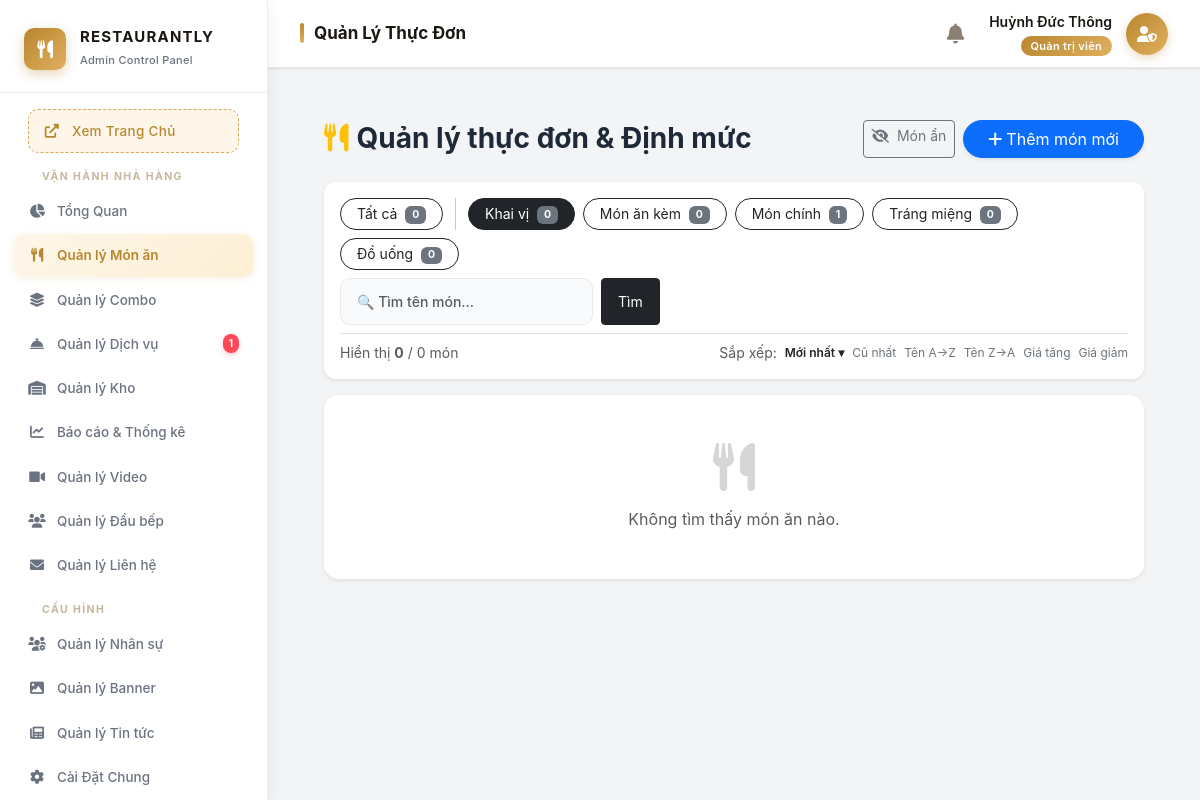
The app's page /admin/controllers/FoodController.php?filter=Khai+vị (signed in), older data.
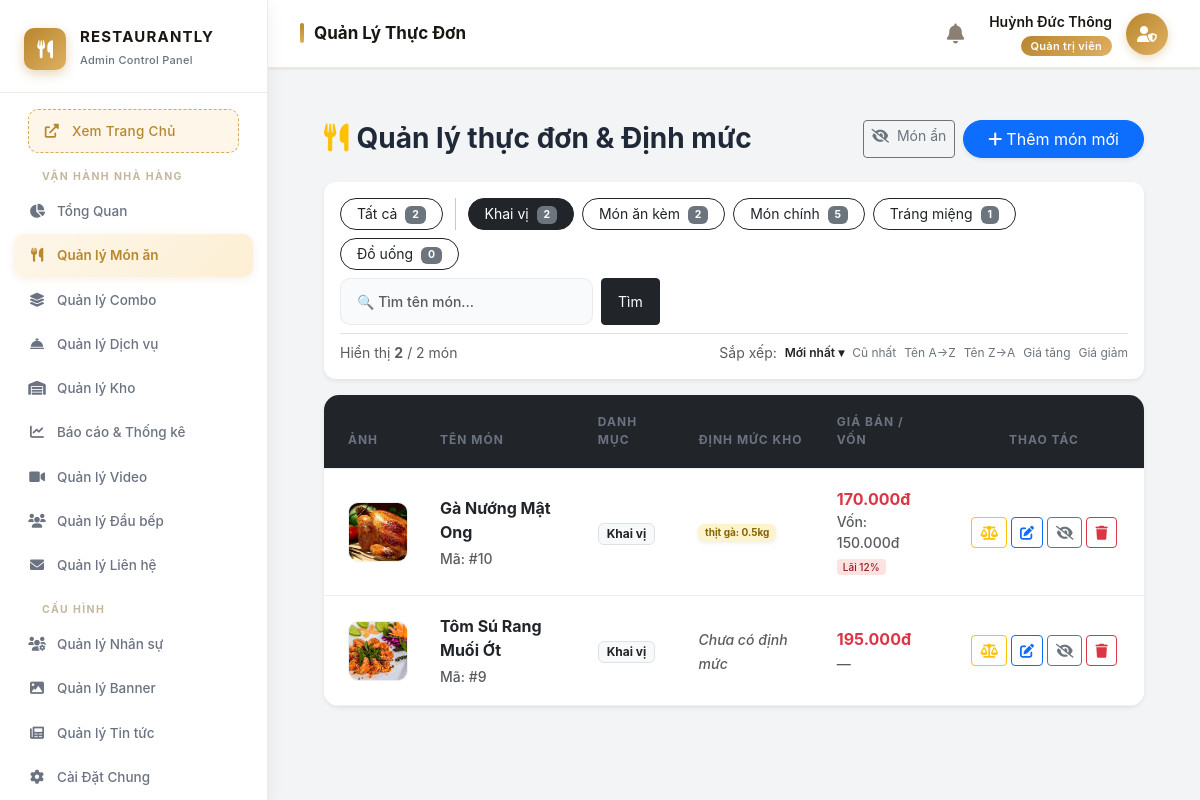
The same page, newer data.
### tables this page shows
CREATE TABLE `categories` (
  `id` int(11) NOT NULL,
  `name` varchar(100) NOT NULL
);

CREATE TABLE `foods` (
  `id` int(11) NOT NULL,
  `category_id` int(11) DEFAULT NULL,
  `name` varchar(255) NOT NULL,
  `price` decimal(15,2) NOT NULL,
  `image` varchar(255) DEFAULT NULL,
  `description` text DEFAULT NULL,
  `status` tinyint(1) DEFAULT 1,
  `is_active` tinyint(1) NOT NULL DEFAULT 1,
  `is_chef_recommended` tinyint(1) DEFAULT 0,
  `allergens` text DEFAULT NULL,
  `wine_pairing_id` int(11) DEFAULT NULL,
  `chef_note` text DEFAULT NULL
);

CREATE TABLE `food_recipes` (
  `id` int(11) NOT NULL,
  `food_id` int(11) NOT NULL,
  `ingredient_id` int(11) NOT NULL,
  `quantity_required` decimal(10,3) NOT NULL,
  `unit` varchar(20) DEFAULT NULL
);

CREATE TABLE `inventory` (
  `id` int(11) NOT NULL,
  `item_name` varchar(255) NOT NULL,
  `category` varchar(100) DEFAULT NULL,
  `unit_name` varchar(50) DEFAULT NULL,
  `cost_price` decimal(15,2) DEFAULT 0.00,
  `supplier_id` int(11) DEFAULT NULL,
  `entry_date` date DEFAULT NULL,
  `expiry_date` date DEFAULT NULL,
  `revenue` decimal(15,2) DEFAULT 0.00,
  `updated_at` timestamp NOT NULL DEFAULT current_timestamp() ON UPDATE current_timestamp(),
  `min_stock` float DEFAULT 0,
  `is_active` tinyint(1) DEFAULT 1,
  `storage_zone` varchar(50) DEFAULT 'Kho khô'
);

### admin/controllers/FoodController.php (called while the page is built, shortened)
<?php
$db = (new Database())->getConnection();
$filter = $_GET['filter'] ?? 'all';
$sort = $_GET['sort'] ?? 'newest';
$show_hidden = isset($_GET['show_hidden']);
$page = max(1, (int) ($_GET['page'] ?? 1));
$per_page = 12;
$where_parts = [];
$params = [];
if ($filter !== 'all') {
    $where_parts[] = "c.name = ?";
    $params[] = $filter;
}
if (!$show_hidden) {
    $where_parts[] = "f.is_active = 1";
}
$where_sql = $where_parts ? 'WHERE ' . implode(' AND ', $where_parts) : '';
$sort_map = [
    'newest' => 'f.id DESC',
    'oldest' => 'f.id ASC',
    'name_asc' => 'f.name ASC',
    'name_desc' => 'f.name DESC',
    'price_asc' => 'f.price ASC',
    'price_desc' => 'f.price DESC',
];
$order_sql = 'ORDER BY ' . ($sort_map[$sort] ?? 'f.id DESC');
$cnt = $db->prepare("SELECT COUNT(*) FROM foods f LEFT JOIN categories c ON f.category_id = c.id $where_sql");
$cnt->execute($params);
$total = (int) $cnt->fetchColumn();
$total_pages = max(1, (int) ceil($total / $per_page));
$page = min($page, $total_pages);
$offset = ($page - 1) * $per_page;
$food_stmt = $db->prepare(
    "SELECT f.*, c.name as category_name
     FROM foods f LEFT JOIN categories c ON f.category_id = c.id
     $where_sql $order_sql LIMIT $per_page OFFSET $offset"
);
$food_stmt->execute($params);
$foods = $food_stmt->fetchAll(PDO::FETCH_ASSOC);
$combo_map = $recipe_map = $cost_map = [];
if (!empty($foods)) {
    $food_ids = array_column($foods, 'id');
    $placeholders = implode(',', array_fill(0, count($food_ids), '?'));
    $rs = $db->prepare(
        "SELECT r.food_id, r.quantity_required, r.unit, i.item_name
         FROM food_recipes r JOIN inventory i ON r.ingredient_id = i.id
         WHERE r.food_id IN ($placeholders) ORDER BY i.item_name"
    );
    $rs->execute($food_ids);
    foreach ($rs->fetchAll(PDO::FETCH_ASSOC) as $r)
        $recipe_map[(int) $r['food_id']][] = $r;
    $cst = $db->prepare(
        "SELECT r.food_id, SUM(r.quantity_required * i.cost_price) as total_cost
         FROM food_recipes r JOIN inventory i ON r.ingredient_id = i.id
         WHERE r.food_id IN ($placeholders) GROUP BY r.food_id"
    );
    $cst->execute($food_ids);
    foreach ($cst->fetchAll(PDO::FETCH_ASSOC) as $r)
        $cost_map[(int) $r['food_id']] = (float) $r['total_cost'];
}
$cats = $db->query("SELECT * FROM categories ORDER BY name ASC")->fetchAll(PDO::FETCH_ASSOC);
require_once __DIR__ . '/../views/food/listfood.php';

### admin/views/food/listfood.php (the view, shortened to what the rows shown need)
<?php
include __DIR__ . '/../../../public/admin_layout_header.php';
?>
<link rel="stylesheet" href="../../public/assets/admin/css/admin-style.css">
<div class="content-wrapper p-4">
    <div class="card border-0 shadow-sm mb-3 p-3" style="border-radius:12px;">
        <div class="d-flex flex-wrap gap-2 align-items-center justify-content-between">
            <div class="d-flex flex-wrap gap-2 align-items-center">
                <a href="FoodController.php<?= $show_hidden ? '?show_hidden=1' : '' ?>"
                   class="btn btn-sm <?= $filter=='all' ? 'btn-dark' : 'btn-outline-dark' ?> rounded-pill px-3">
                    Tất cả <span class="badge bg-secondary ms-1"><?= $total ?></span>
                </a>
                <?php foreach($cats as $cat):
                    $cat_count_s = $db->prepare("SELECT COUNT(*) FROM foods f LEFT JOIN categories c ON f.category_id=c.id WHERE c.name=? AND f.is_active=1");
                    $cat_count_s->execute([$cat['name']]);
                    $cat_count = $cat_count_s->fetchColumn();
                ?>
                <a href="FoodController.php?filter=<?= urlencode($cat['name']) ?><?= $show_hidden?'&show_hidden=1':'' ?>"
                   class="btn btn-sm <?= $filter==$cat['name'] ? 'btn-dark' : 'btn-outline-dark' ?> rounded-pill px-3">
                    <?= htmlspecialchars($cat['name']) ?>
                    <span class="badge bg-secondary ms-1"><?= $cat_count ?></span>
                </a>
                <?php endforeach; ?>
            </div>
        </div>
    </div>
    <div class="card border-0 shadow-sm overflow-hidden" style="border-radius:15px;">
        <?php if (empty($foods)): ?>
        <div class="text-center py-5 text-muted">
            <i class="fas fa-utensils fa-3x mb-3 opacity-25"></i>
            <p class="mb-0">Không tìm thấy món ăn nào<?= $search ? " khớp với \"" . htmlspecialchars($search) . "\"" : '' ?>.</p>
            <?php if($search): ?><a href="FoodController.php" class="btn btn-sm btn-outline-dark mt-2">Xem tất cả</a><?php endif; ?>
        </div>
        <?php else: ?>
        <table class="table table-hover align-middle mb-0">
            <thead class="table-dark">
                <tr>
                    <th class="ps-4" style="width:80px">Ảnh</th>
                    <th>Tên món</th>
                    <th>Danh mục</th>
                    <th>Định mức kho</th>
                    <th>Giá bán / Vốn</th>
                    <th class="text-center" style="width:200px">Thao tác</th>
                </tr>
            </thead>
            <tbody style="background:white;">
                <?php foreach($foods as $row):
                    $fid       = (int)$row['id'];
                    $in_combo  = $combo_map[$fid]  ?? 0;
                    $recipes   = $recipe_map[$fid] ?? [];
                    $cost      = $cost_map[$fid]   ?? 0;
                    $is_active = (int)($row['is_active'] ?? 1);
                    $price     = (float)$row['price'];
                    $margin    = ($price > 0 && $cost > 0) ? round(($price - $cost) / $price * 100) : null;
                    $margin_cls = $margin === null ? '' : ($margin >= 60 ? 'profit-high' : ($margin >= 30 ? 'profit-mid' : 'profit-low'));
                ?>
                <tr class="<?= !$is_active ? 'inactive-row' : '' ?>">
                    <td class="ps-4">
                        <img src="../../public/assets/img/menu/<?= htmlspecialchars($row['image']) ?>"
                             class="food-img"
                             onerror="this.src='../../public/assets/img/menu/default.jpg'"
                             alt="<?= htmlspecialchars($row['name']) ?>">
                    </td>
                    <td>
                        <div class="fw-bold text-dark"><?= htmlspecialchars($row['name']) ?></div>
                        <div class="d-flex gap-1 flex-wrap mt-1">
                            <?php if ($in_combo > 0): ?>
                                <span class="badge bg-danger" style="font-size:9px">ĐANG TRONG COMBO</span>
                            <?php else: ?>
                                <small class="text-muted">Mã: #<?= $fid ?></small>
                            <?php endif; ?>
                        </div>
                    </td>
                    <td>
                        <span class="badge bg-light text-dark border">
                            <?= htmlspecialchars($row['category_name'] ?? 'Chưa phân loại') ?>
                        </span>
                    </td>
                    <td style="max-width:230px;">
                        <?php if (empty($recipes)): ?>
                            <small class="text-muted fst-italic">Chưa có định mức</small>
                        <?php else: ?>
                            <div class="d-flex flex-wrap gap-1">
                                <?php foreach($recipes as $rcp): ?>
                                <span class="badge bg-warning-subtle border-0 shadow-sm"
                                      style="font-size:10px;color:#856404;">
                                    <?= htmlspecialchars($rcp['item_name']) ?>:
                                    <?= (float)$rcp['quantity_required'] ?><?= htmlspecialchars($rcp['unit']) ?>
                                </span>
                                <?php endforeach; ?>
                            </div>
                        <?php endif; ?>
                    </td>
                    <td>
                        <div class="fw-bold text-danger"><?= number_format($price, 0, ',', '.') ?>đ</div>
                        <?php if ($cost > 0): ?>
                        <div class="small text-muted">Vốn: <?= number_format($cost, 0, ',', '.') ?>đ</div>
                        <?php if ($margin !== null): ?>
                        <span class="profit-badge <?= $margin_cls ?>">
                            Lãi <?= $margin ?>%
                        </span>
                        <?php endif; ?>
                        <?php elseif (empty($recipes)): ?>
                        <small class="text-muted">—</small>
                        <?php else: ?>
                        <small class="text-muted">Chưa có giá vốn</small>
                        <?php endif; ?>
                    </td>
                    <td class="text-center pe-3">
                        <div class="d-flex gap-1 justify-content-center flex-wrap">
                            <button title="Thiết lập định mức"
                                    class="btn btn-sm btn-outline-warning btn-add-recipe"
                                    data-id="<?= $fid ?>"
                                    data-name="<?= htmlspecialchars($row['name']) ?>">
                                <i class="fas fa-balance-scale"></i>
                            </button>
                            <a href="FoodController.php?action=edit&id=<?= $fid ?>"
                               class="btn btn-sm btn-outline-primary"
                               title="Sửa món">
                                <i class="fas fa-edit"></i>
                            </a>
                            <button class="btn btn-sm <?= $is_active ? 'btn-outline-secondary' : 'btn-secondary' ?> btn-toggle-food"
                                    data-id="<?= $fid ?>"
                                    data-active="<?= $is_active ?>"
                                    title="<?= $is_active ? 'Ẩn món khỏi thực đơn' : 'Hiện lại món' ?>">
                                <i class="fas <?= $is_active ? 'fa-eye-slash' : 'fa-eye' ?>"></i>
                            </button>
                            <button class="btn btn-sm btn-outline-danger btn-delete-food"
                                    data-id="<?= $fid ?>"
                                    data-name="<?= htmlspecialchars($row['name']) ?>"
                                    data-combo="<?= $in_combo ?>"
                                    title="Xóa món">
                                <i class="fas fa-trash"></i>
                            </button>
                        </div>
                    </td>
                </tr>
                <?php endforeach; ?>
            </tbody>
        </table>
        <?php endif; ?>
    </div>
</div>

Row changes from the older to the newer data that the page shows:
computed for categories "Khai vị": cat_count "0" → "2"
computed for categories "Món ăn kèm": cat_count "0" → "2"
computed for categories "Món chính": cat_count "1" → "5"
computed for categories "Tráng miệng": cat_count "0" → "1"
added foods: image (picture), name "Gà Nướng Mật Ong", id "10", category.name "Khai vị", price "170.000", id "150.000", margin "12", is_active 1 (drawn)
added food_recipes: inventory.item_name "thịt gà", quantity_required "0.5", unit "kg"
added foods: image (picture), name "Tôm Sú Rang Muối Ớt", id "9", category.name "Khai vị", shows "Chưa có định mức", price "195.000", is_active 1 (drawn)
Text that changed along with them:
$total: "0" → "2"
count($foods): "0" → "2"
$pending_services_count: "1" → (not shown)
text no longer shown: "Không tìm thấy món ăn nào ."
text now shown: "ẢNH TÊN MÓN DANH MỤC ĐỊNH MỨC KHO GIÁ BÁN / VỐN THAO TÁC"
